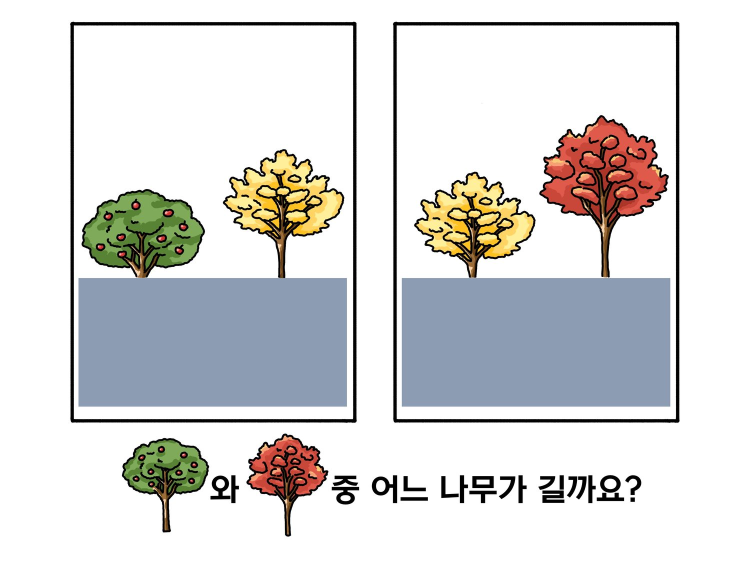
#> input picture ko/transitivity/images/01.jpg, 1500 x 1126 px (shown at 1/2 size)
$ python -i build_vi.py   (imports and definitions only)
#> lines starting #> are read from the running program, lines starting #| are printed output that depends on the picture; after the words box and inside, x2 and y2 are one past the last pixel; in counts of white or black regions, pixels touching at a corner belong together
"""베트남어(vi) 소검사 페이지 생성 — ko/<검사>/data.js 를 바탕으로 '온라인 검사 베트남어 번역' 탭(vi_rows.json)의 번역을 적용.
   - 단어유추(analogy)·언어 단서 결합(verbal_cue)은 베트남어판에서 제외
   - 결과에 기록되는 값(난이도·문항 번호·정답·응답 기호)은 한국어판과 동일하게 유지(결과는 한국어로 저장)
   - 물리적 길이 전이: 그림 아래 한국어 질문 줄을 잘라내고 베트남어 질문(+사물 아이콘)을 화면 글자로 표시"""
import json, os, re, shutil, subprocess, itertools
from PIL import Image
import numpy as np, cv2

# [1 line not run here, left out]
ROW = {}
# [2 lines not run here, left out]
NAME = 'Bài kiểm tra Năng lực Suy luận'          # 사용자 요청: 'Hàn Quốc' 제외
def fixname(s): return s.replace('Bài kiểm tra Năng lực Suy luận Hàn Quốc', NAME)
EXCLUDE = {'analogy', 'verbal_cue'}
FOLDERS = ['picture_concepts', 'problem_solving', 'raven', 'pattern', 'rotation', 'picture_arrangement',
           'dls', 'verbal_reasoning', 'number_series', 'predictive', 'transitivity']
SRC, OUT = 'app/ko', 'app/vi'
KEEP = {'instr', 'explain', 'n', 'diff', 'id', 'code', 'lang', 'img', 'mode', 'answer', 'excel_item', 'row', 'rows', 'seq'}  # 기록용·구조 값

def lines_of(s): return [l.strip() for l in re.split(r'\n|<br>', s) if l.strip()]
# [6 lines left out: function join_comma, not called in this run]
def _w(s):
    s = re.sub(r'<[^>]+>', '', s); return sum(0.3 if c == ' ' else 0.55 for c in s)
def sentences(text): return [x.strip() for x in re.split(r'(?<=[.?!])\s+', ' '.join(lines_of(text))) if x.strip()]
# [15 lines left out: functions pack, load_ko, not called in this run]

MISSING = []
# [13 lines left out: functions tr, walk, not called in this run]

# ── 물리적 길이 전이: 질문 줄 잘라내기 + 아이콘 ──
CUT = 860
def ptt_icons(src):
#> called with src = '../../ko/transitivity/images/01.jpg'
    im = Image.open(src).convert('RGB'); A = np.array(im)[CUT:]
#> in ptt_icons, im is the input picture: PIL image 1500x1126 RGB; mean R, G, B 217.4, 217.2, 216.7
#> after `A = np.array(im)[CUT:]`:
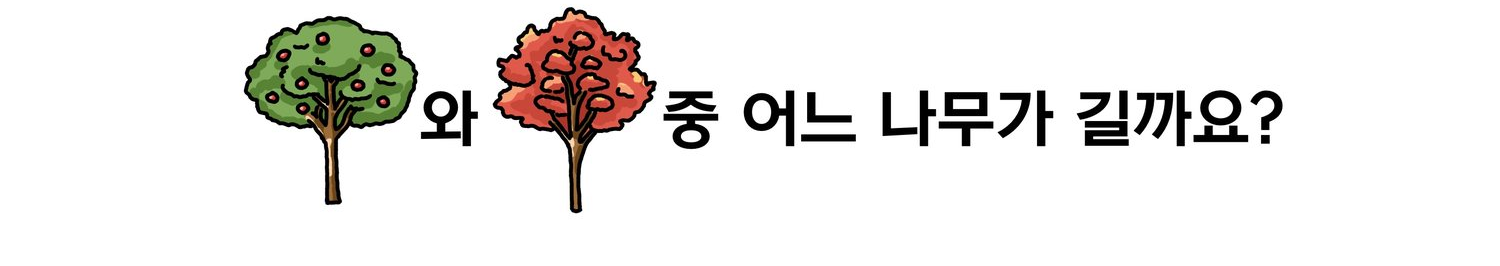
#> A: shape (266, 1500, 3); mean R, G, B 234.2, 232.2, 229.8
    g = cv2.cvtColor(A, cv2.COLOR_RGB2GRAY); hsv = cv2.cvtColor(A, cv2.COLOR_RGB2HSV)
#> after `g = cv2.cvtColor(A, cv2.COLOR_RGB2GRAY)`:
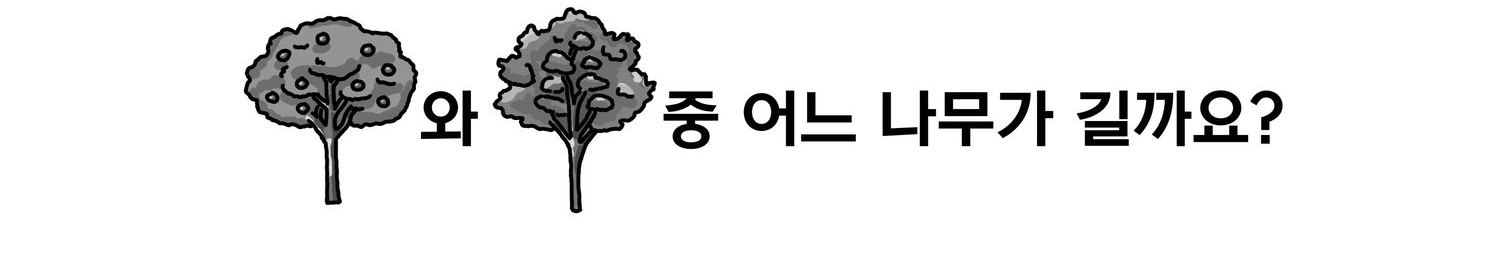
#> g: shape (266, 1500); min 0, max 255, mean 232.5
#> after `hsv = cv2.cvtColor(A, cv2.COLOR_RGB2HSV)`: hsv: shape (266, 1500, 3); mean H, S, V 4.1, 13.5, 235.2
    m = cv2.dilate((g < 215).astype(np.uint8), np.ones((5, 5), np.uint8))
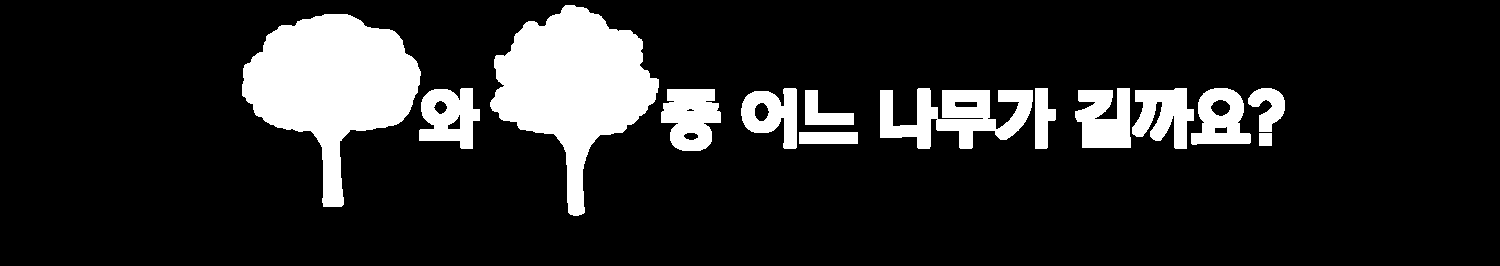
#> m: shape (266, 1500); values 0 (black) and 1 (white), 14.8% white; 14 white regions, largest, box (x1, y1, x2, y2) and area: (242, 14, 421, 207) 18187, (490, 5, 659, 216) 17689, (880, 88, 1033, 149) 5112
    k, lab, st, _ = cv2.connectedComponentsWithStats(m)
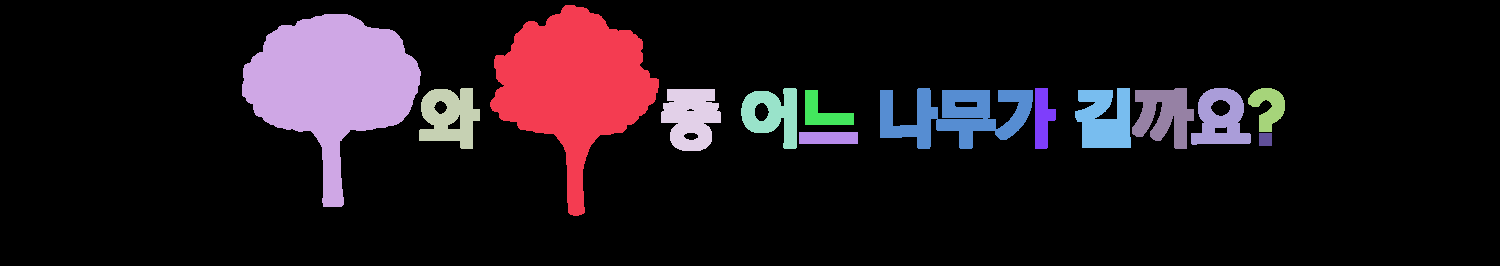
#> lab: shape (266, 1500) int32; 15 distinct labels, from 0 to 14; one colour per label, 0 black
#> k = 15; st = 15 rows, first 6: [0, 0, 1500, 266, 339922], [490, 5, 169, 211, 17689], [242, 14, 179, 193, 18187], [419, 88, 61, 61, 2501], [661, 89, 60, 62, 2754], [741, 88, 56, 61, 2073]
    parts = []
    for i in range(1, k):
        x, y, w, h, a = st[i]
        if a < 30 or h < 10: continue
        sat = hsv[y:y + h, x:x + w, 1][lab[y:y + h, x:x + w] == i].mean()
        if h > 80 or w > 100 or sat > 40: parts.append((x, y, w, h))
#> this loop made 14 passes
#> (x, y, w, h, a, sat) on passes 1 to 12: (490, 5, 169, 211, 17689, 162.8), (242, 14, 179, 193, 18187, 138.4), (419, 88, 61, 61, 2501, 0), (661, 89, 60, 62, 2754, 0), (741, 88, 56, 61, 2073, 0), (880, 88, 153, 61, 5112, 0), (1035, 88, 21, 61, 887, 0), (1075, 88, 56, 60, 2631, 0), (1132, 88, 62, 61, 2379, 0), (1191, 88, 60, 57, 2155, 0), (1248, 88, 37, 44, 946, 0), (805, 90, 49, 35, 887, 0)
#> after the loop, parts = [(490, 5, 169, 211), (242, 14, 179, 193), (880, 88, 153, 61)]
    parts.sort(); groups = []
    for x, y, w, h in parts:
        if groups and x < groups[-1][2] + 15:
            G = groups[-1]; groups[-1] = [min(G[0], x), min(G[1], y), max(G[2], x + w), max(G[3], y + h)]
        else: groups.append([x, y, x + w, y + h])
#> this loop made 3 passes
#> after the loop, groups = [[242, 14, 421, 207], [490, 5, 659, 216], [880, 88, 1033, 149]]
    return im, groups[:2]

# [60 lines left out: functions ptt_item, build, not called in this run]

UI_VI = r"""{
  battery: "Bài kiểm tra Năng lực Suy luận", start: "Bắt đầu", next: "Tiếp theo", reset: "Làm lại",
  replay: "Xem lại hướng dẫn", begin: "Làm bài",
  practiceLabel: (k) => `Ví dụ ${k}`, explainTag: (k) => `Giải thích ví dụ ${k}`,
  practiceRight: "<b>Giỏi lắm! Con trả lời đúng rồi.</b>", practiceCheck: "<b>Chúng ta cùng xem đáp án nhé?</b>",
  readyText: ["Bây giờ chúng ta bắt đầu làm bài.", "Mỗi câu <b>sẽ tự động chuyển khi hết thời gian giới hạn</b>, nếu con đã làm xong thì hãy nhấn <b>'Tiếp theo'</b>.", "Nếu muốn xem lại hướng dẫn, hãy nhấn <b>'Xem lại hướng dẫn'</b>, nếu muốn bắt đầu, hãy nhấn <b>'Làm bài'</b>."],
  transition1: ["Khi hết <b>thời gian giới hạn</b>", "câu hỏi sẽ tự động chuyển.", "Nếu con đã làm xong,", "hãy nhấn <b>'Tiếp theo'</b>."],
  transition2: ["Hãy làm bài", "<b>thật chính xác và nhanh</b>", "nhất có thể nhé."],
  progress: (i, n) => `Câu ${i} / ${n}`,
}"""

# [1 line not run here, left out]

>>> result = ptt_icons('../../ko/transitivity/images/01.jpg')
